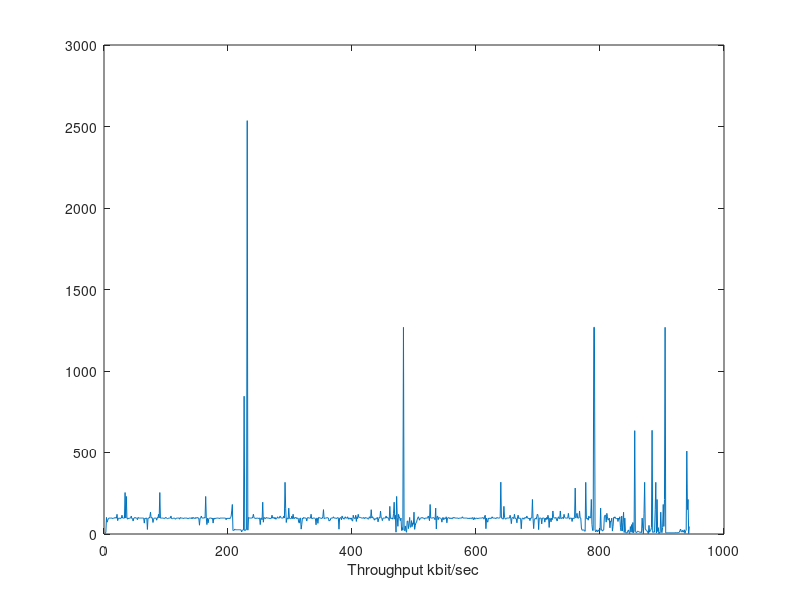
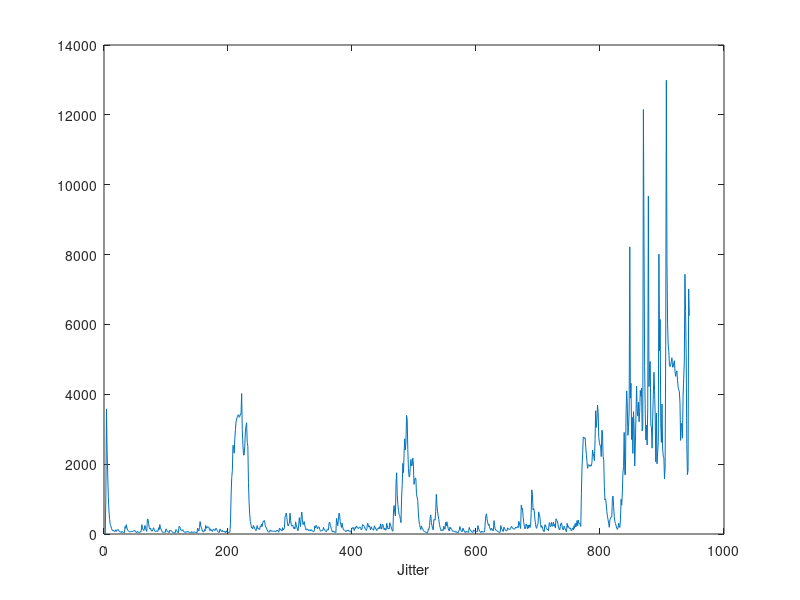
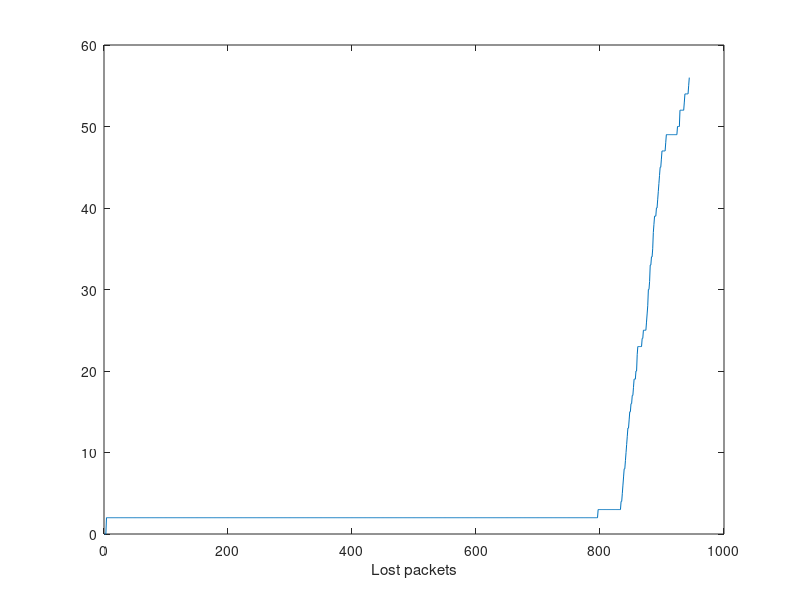

MATLAB code for these plots, in order: (Note: this script raises an error after producing the figures.)
load rtpstats_labs.txt;

figure(1);
plot(rtpstats_labs(:,4));
xlabel("Throughput kbit/sec");

figure(2);
plot(rtpstats_labs(:,2));
xlabel("Jitter");

figure(3);
plot(rtpstats_labs(:,3));
xlabel("Lost packets");

sleep(1);
